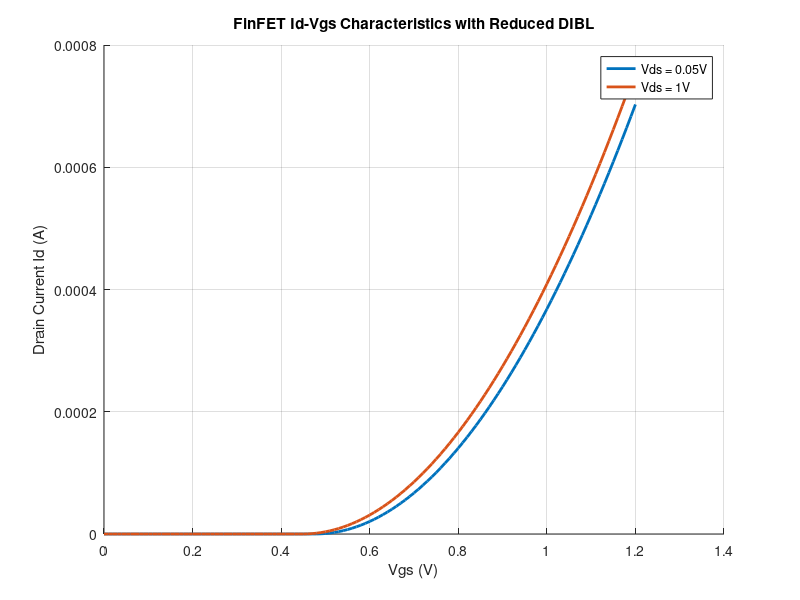
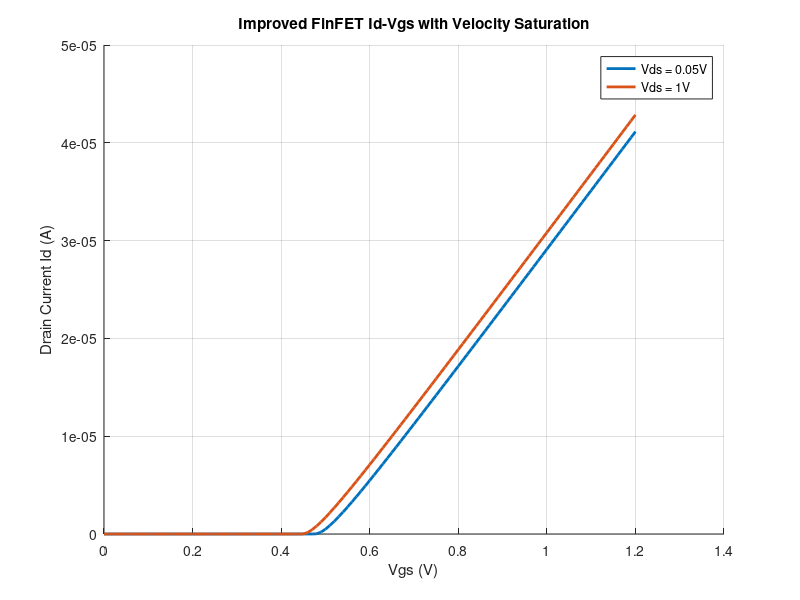

MATLAB code for these plots, in order:
clc;
clear;
close all;

%FinFET PARAMETERS
mu = 0.05;                   % Mobility (m^2/Vs)
eps_ox = 3.45e-11;           % Oxide permittivity
tox = 1e-9;                  % Oxide thickness
Cox = eps_ox / tox;

%Fin Dimentions
Hfin = 30e-9;                % Fin height
Wfin = 10e-9;                % Fin width
L = 45e-9;                   % Channel length

Weff = 2*Hfin + Wfin;        % Effective width

%IMPROVED DIBL
Vt0 = 0.5;                   
alpha = 1e-9;                % Smaller roll-off than planar
eta = 0.03;                  % Much smaller DIBL

Vgs = 0:0.01:1.2;
Vds_values = [0.05 1];

figure;
hold on;

for Vds = Vds_values
   % Roll-off 
   Vt = Vt0 - (alpha / L);
    
    % DIBL
    Vt_eff = Vt - eta * Vds;
    
    Id = zeros(size(Vgs));
    
    for i = 1:length(Vgs)
        
        if Vgs(i) > Vt_eff
            Id(i) = 0.5 * mu * Cox * (Weff/L) * (Vgs(i)-Vt_eff)^2;
        else
            Id(i) = 0;
        end
        
    end 
    plot(Vgs, Id, 'LineWidth', 2);
    
end

xlabel('Vgs (V)');
ylabel('Drain Current Id (A)');
title('FinFET Id-Vgs Characteristics with Reduced DIBL');
legend('Vds = 0.05V','Vds = 1V');
grid on;


%IMPROVED Id-Vgs GRAPH

Esat = 1e6;   % Critical electric field (V/m)

figure;
hold on;

for Vds = Vds_values
    
    % Threshold with roll-off
    Vt = Vt0 - (alpha / L);
    
    % Apply DIBL
    Vt_eff = Vt - eta * Vds;
    
    Id_improved = zeros(size(Vgs));
    
    for i = 1:length(Vgs)
        
        if Vgs(i) > Vt_eff
            Vov = Vgs(i) - Vt_eff;
            
            % Velocity saturation correction
            Id_improved(i) = (mu*Cox*(Weff/L) * (Vov^2)/2) ...
                / (1 + Vov/(Esat*L));
            
        else
            Id_improved(i) = 0;
        end
        
    end
    
    plot(Vgs, Id_improved, 'LineWidth', 2);
    
end

xlabel('Vgs (V)');
ylabel('Drain Current Id (A)');
title('Improved FinFET Id-Vgs with Velocity Saturation');
legend('Vds = 0.05V','Vds = 1V');
grid on;
